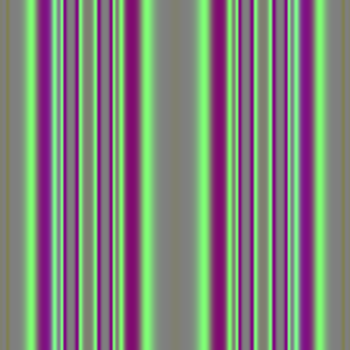
#> input picture myart1.png, 350 x 350 px
$ python recursive_art.py
#> lines starting #> are read from the running program, lines starting #| are printed output that depends on the picture
""" This code generates the computational arts. Movie generator
    renders images that are generated from generate_art as a video.
    Now uses OpenCV2 as movie generation. Creating computational Art
    by using this code is required before creating a video
    Created by Minju Kang"""

import random
import math
from PIL import Image
import numpy
import cv2

x_size = 350
y_size = 350


# [171 lines left out: functions build_random_function, evaluate_random_function, remap_interval, color_map, test_image, generate_art, not called in this run]
    # saves the image to disk as specified filename("myart.png")


def generate_movie():
    """ blends the image and then released blended image as movie"""
    # load the pre-saved images that are generated from generate_art
    image1 = Image.open("myart1.png")
#> image1 is the input picture: PIL image 350x350 RGB; mean R, G, B 127, 132.5, 122
    image2 = Image.open("myart2.png")
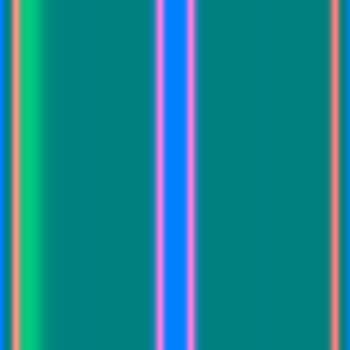
#> input picture myart2.png, 350 x 350 px
#> image2 is the input picture: PIL image 350x350 RGB; mean R, G, B 23.4, 132.1, 143.7
    image3 = Image.open("myart3.png")
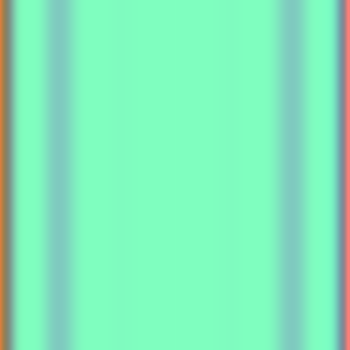
#> input picture myart3.png, 350 x 350 px
#> image3 is the input picture: PIL image 350x350 RGB; mean R, G, B 128.9, 236.2, 186
    image4 = Image.open("myart4.png")
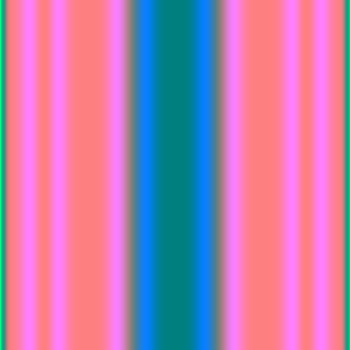
#> input picture myart4.png, 350 x 350 px
#> image4 is the input picture: PIL image 350x350 RGB; mean R, G, B 182.9, 128.5, 173.7
    image5 = Image.open("myart5.png")
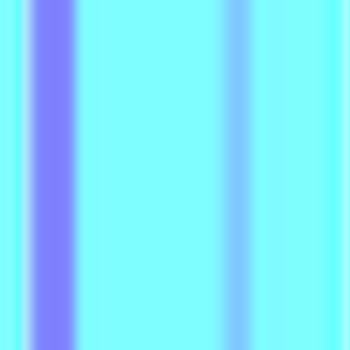
#> input picture myart5.png, 350 x 350 px
#> image5 is the input picture: PIL image 350x350 RGB; mean R, G, B 127.4, 233.6, 254.6

    # since all images have same height, width, layers, grab the shape from any image
    height, width, layers = numpy.array(image1).shape
#> height = 350; width = 350; layers = 3

    # create a video by using cv2
    # looked after cv2 documentation
    video = cv2.VideoWriter("my_movie", -1, 10, (width, height))

    # merge the images
    for i in range(0, 30):
        # 30 frames for transition. 30 / 10 = 3 seconds for transition between two images
        images1And2 = Image.blend(image1, image2, i/30.0)
        video.write(cv2.cvtColor(numpy.array(images1And2), cv2.COLOR_RGB2BGR))
        # and repeat the for loop for each image

    for i in range(0, 30):
        images2And3 = Image.blend(image2, image3, i/30.0)
        video.write(cv2.cvtColor(numpy.array(images2And3), cv2.COLOR_RGB2BGR))

    for i in range(0, 30):
        images3And4 = Image.blend(image3, image4, i/30.0)
        video.write(cv2.cvtColor(numpy.array(images3And4), cv2.COLOR_RGB2BGR))

    for i in range(0, 30):
        images4And5 = Image.blend(image4, image5, i/30.0)
        video.write(cv2.cvtColor(numpy.array(images4And5), cv2.COLOR_RGB2BGR))

    # return to image 1
    for i in range(0, 30):
        images5And1 = Image.blend(image5, image1, i/30.0)
        video.write(cv2.cvtColor(numpy.array(images5And1), cv2.COLOR_RGB2BGR))

    # release the video
    video.release()


if __name__ == '__main__':
    generate_movie()
